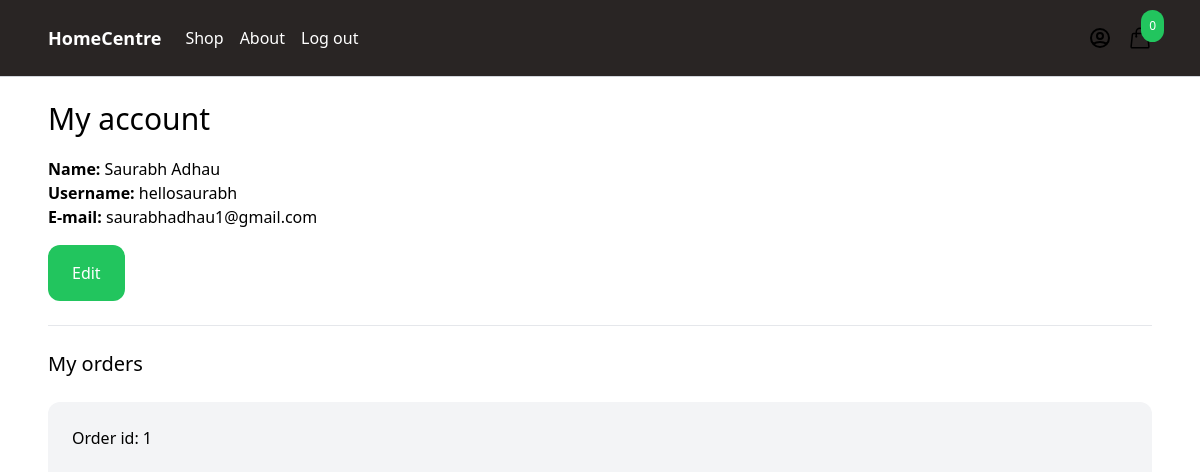
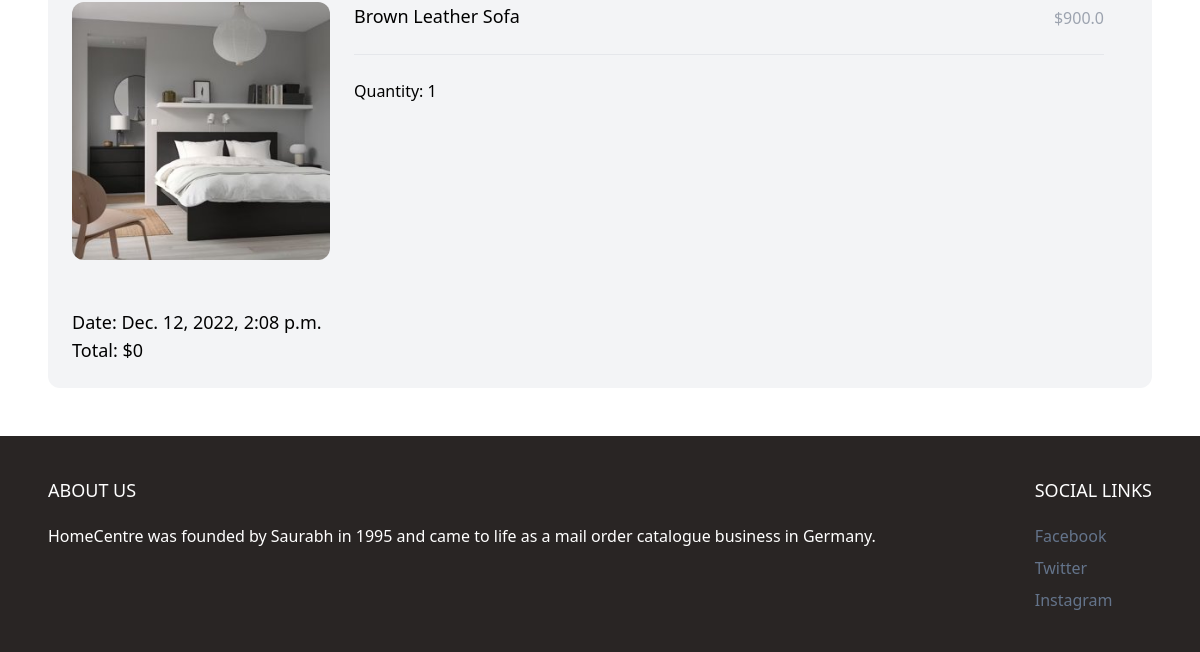
Before: /myaccount/ (signed in) with the older database file (2 pictures, top to bottom).
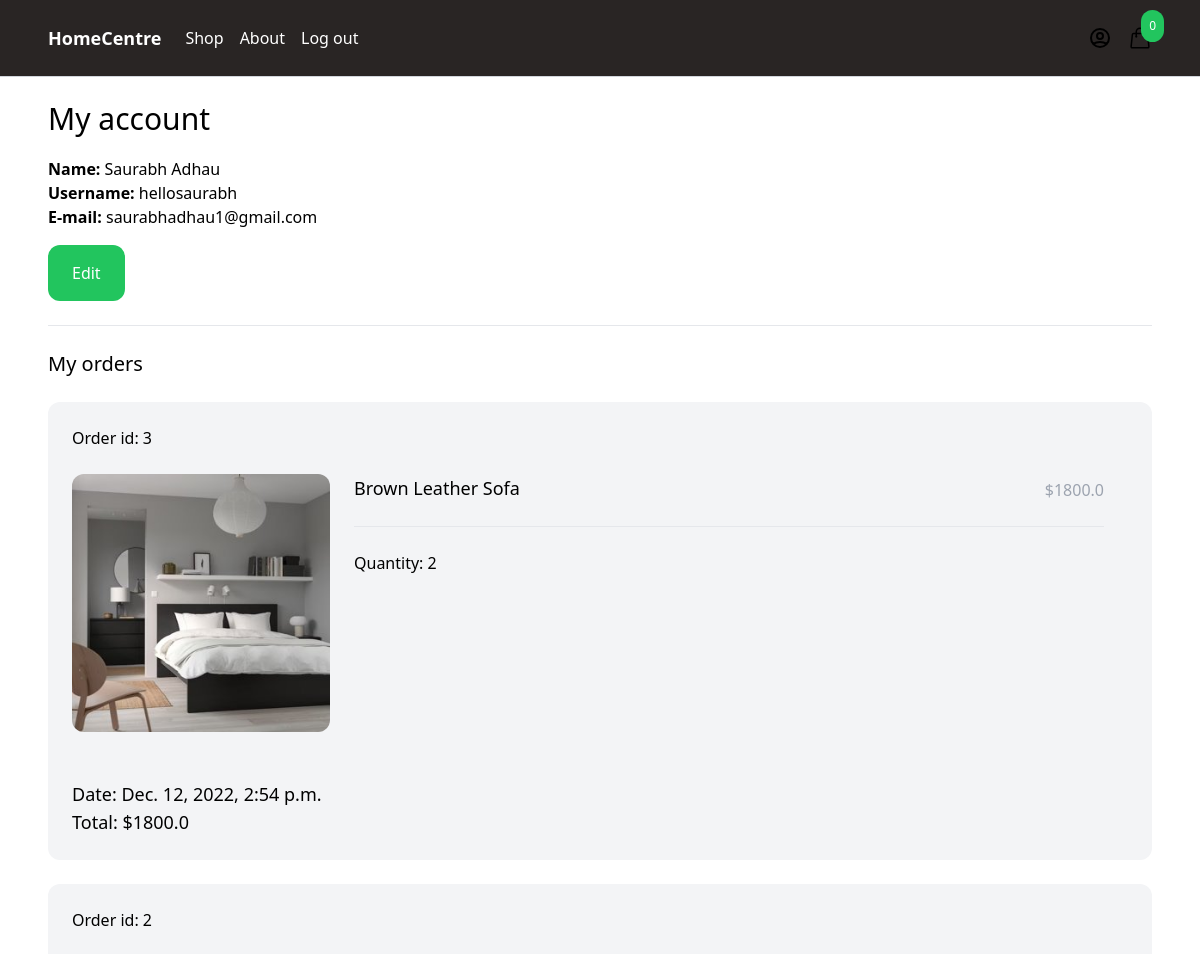
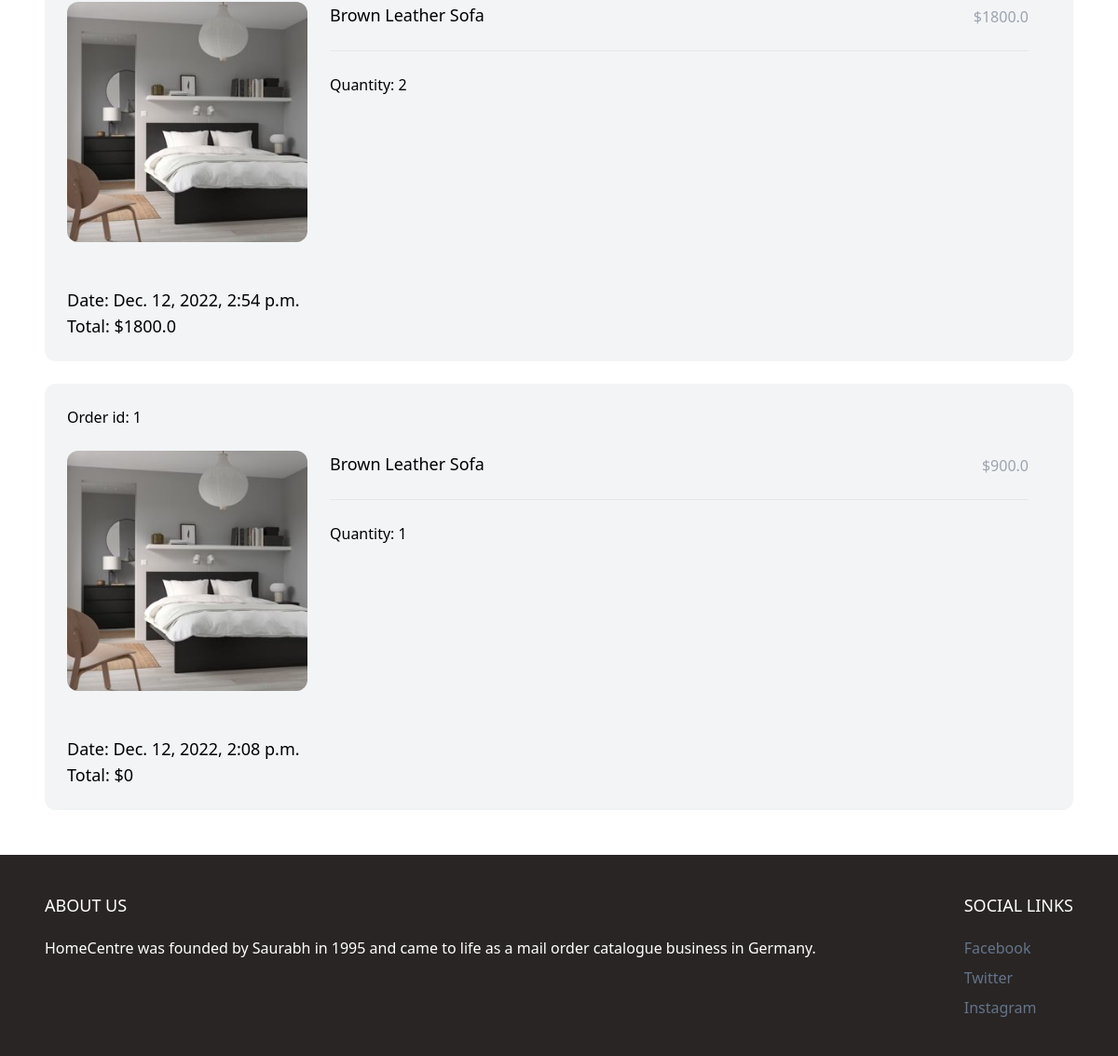
After: the same page with the newer database file (2 pictures, top to bottom).
### order/models.py (models this page shows)
class Order(models.Model):
    ORDERED = 'ordered'
    SHIPPED = 'shipped'
    STATUS_CHOICES = (
        (ORDERED, 'Ordered'),
        (SHIPPED, 'Shipped')
    )
    user = models.ForeignKey(User, related_name='orders', blank=True, null=True, on_delete=models.CASCADE)
    first_name = models.CharField(max_length=255)
    last_name = models.CharField(max_length=255)
    email = models.CharField(max_length=255)
    address = models.CharField(max_length=255)
    zipcode = models.CharField(max_length=255)
    place = models.CharField(max_length=255)
    phone = models.CharField(max_length=255)
    created_at = models.DateTimeField(auto_now_add=True)
    paid = models.BooleanField(default=False)
    paid_amount = models.IntegerField(blank=True, null=True)
    status = models.CharField(max_length=20, choices=STATUS_CHOICES, default=ORDERED)
    class Meta:
        ordering = ('-created_at',)
    def get_total_price(self):
        if self.paid_amount:
            return self.paid_amount / 100
        return 0

class OrderItem(models.Model):
    order = models.ForeignKey(Order, related_name='items', on_delete=models.CASCADE)
    product = models.ForeignKey(Product, related_name='items', on_delete=models.CASCADE)
    price = models.IntegerField()
    quantity = models.IntegerField(default=1)
    def get_total_price(self):
        return self.price / 100

### product/models.py (models this page shows, shortened)
class Product(models.Model):
    category = models.ForeignKey(Category, related_name='products', on_delete=models.CASCADE)
    name = models.CharField(max_length=255)
    slug = models.SlugField()
    description = models.TextField(blank=True, null=True)
    price = models.IntegerField()
    created_at = models.DateTimeField(auto_now_add=True)
    image = models.ImageField(upload_to='uploads/', blank=True, null=True)
    thumbnail = models.ImageField(upload_to='uploads/', blank=True, null=True)
    class Meta:
        ordering = ('-created_at',)
    def get_thumbnail(self):
        if self.thumbnail:
            return self.thumbnail.url

### core/views.py (the view)
# urls.py: path('myaccount/', myaccount, name='myaccount'),
@login_required
def myaccount(request):
    return render(request, 'core/myaccount.html')

### cart/cart.py (called while the page is built)
    def __len__(self):
        return sum(item['quantity'] for item in self.cart.values())

### cart/context_processors.py (called while the page is built)
def cart(request):
    return {'cart': Cart(request)}

### core/templates/core/myaccount.html (shortened to what this page needs)
{% extends 'core/base.html' %}
{% block content %}
<div class="max-w-6xl mx-auto p-6">
    <h1 class="mb-5 text-3xl">My account</h1>
    <div class="mb-6">
        <strong>Name: </strong>{{ request.user.get_full_name }}<br>
        <strong>Username: </strong>{{ request.user.username }}<br>
        <strong>E-mail: </strong>{{ request.user.email }}<br>
        <a href="{% url 'edit_myaccount' %}" class="inline-block mt-4 py-4 px-6 rounded-xl text-white bg-green-500">Edit</a>
    </div>
    <hr>
    <h2 class="my-6 text-xl">My orders</h2>
    {% for order in request.user.orders.all %}
        <div class="w-full mb-6 p-6 flex flex-wrap bg-gray-100 rounded-xl">
            <div class="mb-6 flex justify-between">
                <a href="#">Order id: {{ order.id }}</a>
            </div>
            <div class="mb-6 w-full">
                {% for item in order.items.all %}
                    <div class="product mb-6 flex pr-6">
                        <a href="#" class="w-1/4">
                            <img class="hover:shadow-lg rounded-xl" src="{{ item.product.get_thumbnail }}">
                        </a>
                        <div class="w-3/4 pl-6">
                            <div class="flex justify-between">
                                <a href="#" class="text-lg">{{ item.product.name }}</a>
                                <p class="mb-6 pt-1 text-gray-400">${{ item.get_total_price }}</p>
                            </div>
                            <hr>
                            <div class="mt-6">
                                Quantity: {{ item.quantity }}
                            </div>
                        </div>
                    </div>
                {% endfor %}
            </div>
            <div>
                <p class="text-lg">Date: {{ order.created_at }}</p>
                <p class="text-lg">Total: ${{ order.get_total_price }}</p>
            </div>
        </div>
    {% endfor %}
</div>
{% endblock %}

### core/templates/core/base.html (shortened to what this page needs)
<!doctype html>
<html>
    <head>
        <script src="https://cdn.tailwindcss.com"></script>
    </head>
    <body>
        <nav class="bg-stone-800 border-b border-gray-300">
            <div class="max-w-6xl mx-auto py-2 px-6 xl:px-0 flex items-center justify-between">
                <div class="text-white menu-left flex items-center space-x-6">
                    <a href="{% url 'frontpage' %}" class="py-4 text-lg text-white-500 font-semibold">HomeCentre</a>
                    <ul class="text-white flex items-center space-x-4">
                        <li><a href="{% url 'shop' %}">Shop</a></li>
                        <li><a href="#">About</a></li>
                        {% if request.user.is_authenticated %}
                            <li><a href="{% url 'logout' %}">Log out</a></li>
                        {% endif %}
                    </ul>
                </div>
                <div class="menu-right flex items-center space-x-4">
                    <a href="{% url 'myaccount' %}">
                    </a>
                    <div
                        hx-get="{% url 'hx_menu_cart' %}"
                        hx-trigger="update-menu-cart from:body"
                        hx-swap="innerHTML"
                    >
                    {% include 'cart/menu_cart.html' %}
                    </div>
                </div>
            </div>
        </nav>
        <main>
            {% block content %}
            {% endblock %}
        </main>
        <footer class="bg-stone-800">
            <div class="max-w-6xl mx-auto py-10 px-6 xl:px-0 md:flex justify-between">
                <div class="footer-left mb-12 md:mb-0">
                    <h2 class="text-white mb-5 uppercase text-lg">About us</h2>
                    <p class="text-white">HomeCentre was founded by Saurabh in 1995 and came to life as a mail order catalogue business in Germany.</p>
                </div>
                <div class="footer-right">
                    <h2 class="text-white mb-5 uppercase text-lg">Social links</h2>
                    <ul class="space-y-2">
                        <li><a href="#" class="text-slate-500 hover:text-slate-300">Facebook</a></li>
                        <li><a href="#" class="text-slate-500 hover:text-slate-300">Twitter</a></li>
                        <li><a href="#" class="text-slate-500 hover:text-slate-300">Instagram</a></li>
                    </ul>
                </div>
            </div>
        </footer>
    </body>
</html>

### cart/templates/cart/menu_cart.html (shortened to what this page needs)
<a href="{% url 'cart' %}" id="menu-cart-button" class="relative">
    <span class="p-2 absolute -top-4 -right-3 bg-green-500 text-white text-xs rounded-full">{{ cart|length }}</span>
</a>

Changed rows visible on the page:
added Order: id "3", created_at "Dec. 12, 2022, 2:54 p.m.", get_total_price "1800.0"
added OrderItem: product.get_thumbnail (picture), product.name "Brown Leather Sofa", get_total_price "1800.0", quantity "2", shown under "3"
added Order: id "2", created_at "Dec. 12, 2022, 2:54 p.m.", get_total_price "1800.0"
added OrderItem: product.get_thumbnail (picture), product.name "Brown Leather Sofa", get_total_price "1800.0", quantity "2"
